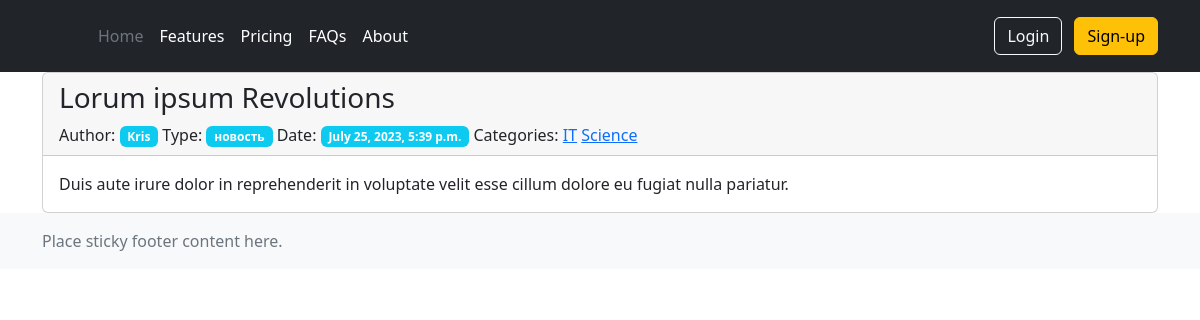
Before: /news/post/3 with the older database file.
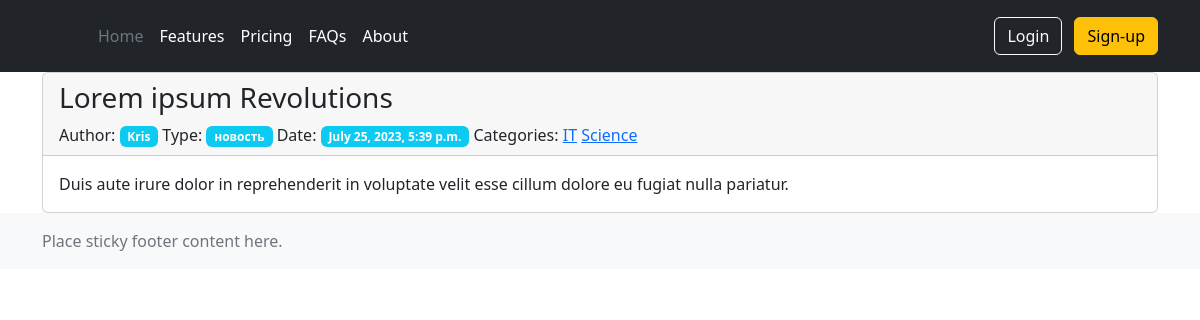
After: the same page with the newer database file.
### news/models.py (models this page shows, shortened)
class Post(models.Model):
    author = models.ForeignKey(Author, on_delete=models.CASCADE)
    NEWS = 'NW'
    ARTICLE = 'AR'
    CATEGORY_CHOICES = (
        (NEWS, 'новость'),
        (ARTICLE, 'статья')
    )
    categoryType = models.CharField(max_length=2, choices=CATEGORY_CHOICES, default=ARTICLE)
    creationDate = models.DateTimeField(auto_now_add=True)
    postCategory = models.ManyToManyField(Category, through='PostCategory')
    title = models.CharField(max_length=128)
    text = models.TextField()
    rating = models.SmallIntegerField(default=0)

class Author(models.Model):
    authorUser = models.OneToOneField(User, on_delete=models.CASCADE)
    authorRating = models.SmallIntegerField(default=0)
    def __str__(self):
        return self.authorUser.username

### news/views.py (the view)
# urls.py: path('post/<int:pk>', PostDetailView.as_view(), name='post_detail'),
class PostDetailView(DetailView):
    template_name = 'news/post_detail.html'
    queryset = Post.objects.all()

### news/templates/news/post_detail.html (shortened to what this page needs)
{% extends 'layout/base.html' %}
{% block content %}
<div class="card">
 <div class="card-header">
   <h3>
     {{ post.title }}
   </h3>
   <div>
       Author: <span class="badge bg-info">{{ post.author }}</span>
       Type: <span class="badge bg-info">{{ post.get_categoryType_display }}</span>
       Date: <span class="badge bg-info">{{ post.creationDate }}</span>
       Categories:
       {% for category in post.postCategory.values %}
       <a href="{% url 'news:category' category.id %}" class="category">{{category.name}}</a>
       {% endfor %}
   </div>
 </div>
 <div class="card-body">
   {{ post.text }}
 </div>
</div>
{% endblock content %}

Changed rows visible on the page:
changed Post "новость": title "Lorum ipsum Revolutions" → "Lorem ipsum Revolutions"
